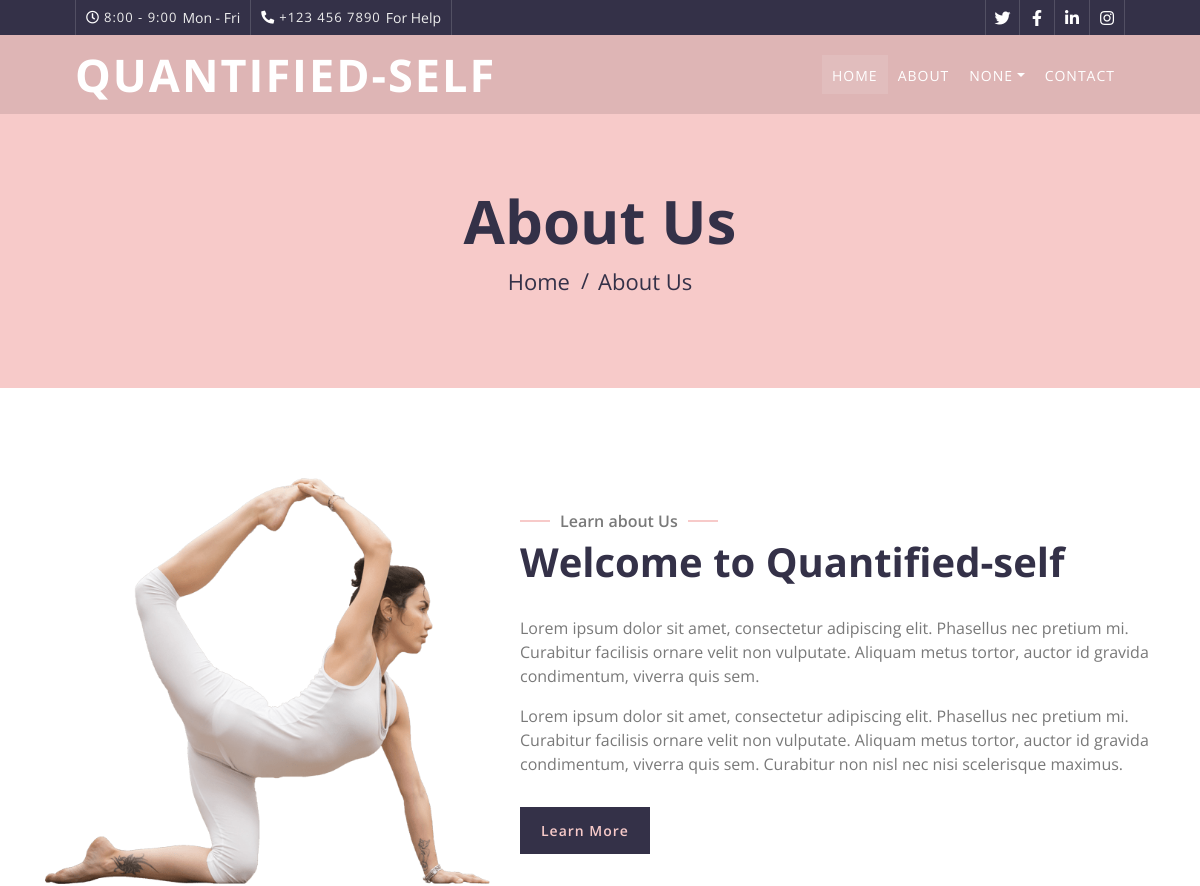
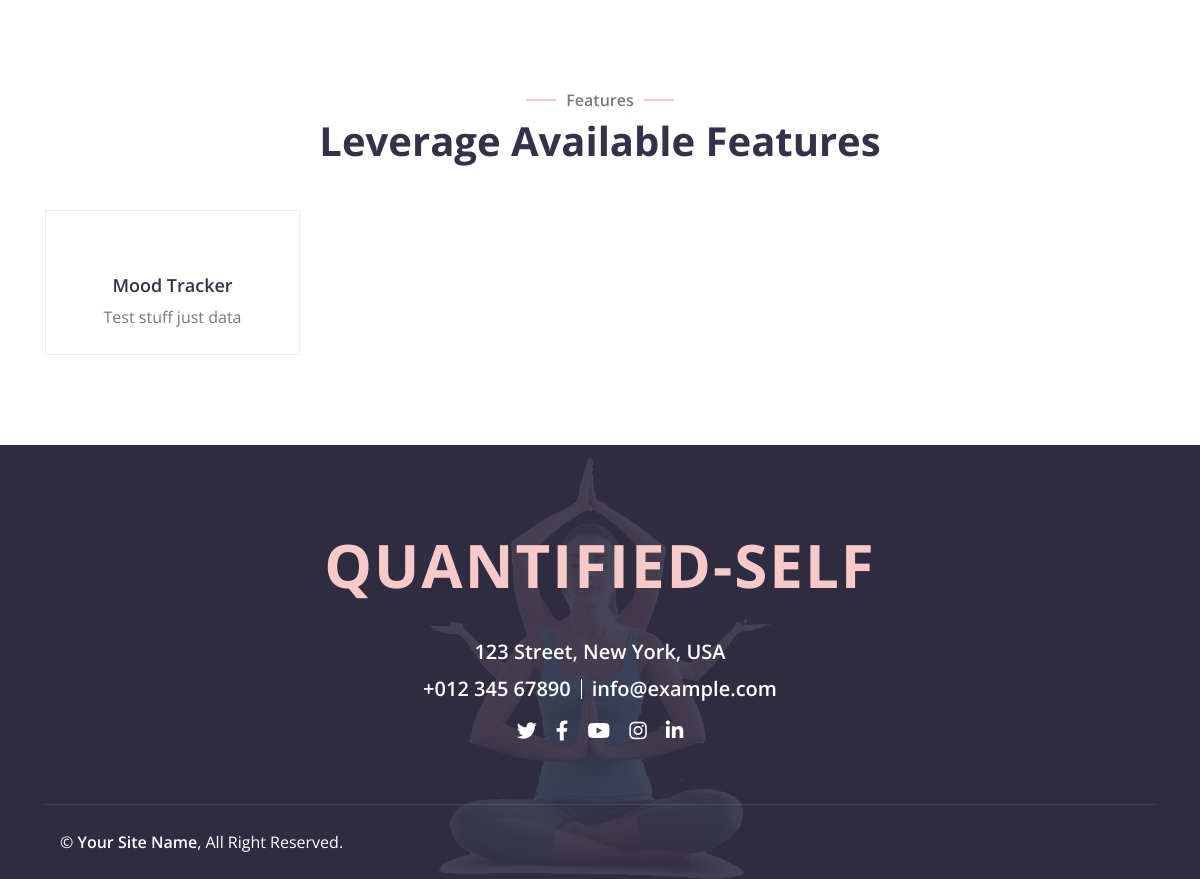
The page /about (signed in) on the database its author committed (2 pictures, top to bottom).
### app/models/user.py (models this page shows, shortened)
class User(UserMixin, db.Model):
    __tablename__ = 'users'
    id = db.Column(db.Integer, primary_key=True)
    confirmed = db.Column(db.Boolean, default=False)
    first_name = db.Column(db.String(64), index=True)
    last_name = db.Column(db.String(64), index=True)
    email = db.Column(db.String(64), unique=True, index=True)
    gender = db.Column(db.String(64), index=True)
    username = db.Column(db.String(64), index=True)
    area_code = db.Column(db.String(6), index=True)
    mobile_phone = db.Column(db.BigInteger, unique=True, index=True)
    summary_text = db.Column(db.Text)
    city = db.Column(db.String(64), index=True)
    state = db.Column(db.String(64), index=True)
    photos = db.relationship('Photo', backref='user',
                             lazy='dynamic')
    country = db.Column(db.String(64), index=True)
    password_hash = db.Column(db.String(128))
    role_id = db.Column(db.Integer, db.ForeignKey('roles.id', ondelete="CASCADE"))
    trackers = db.relationship('Tracker', backref='user', lazy='dynamic')
    created_at = db.Column(db.DateTime, default=datetime.date.today())
    updated_at = db.Column(db.DateTime, default=datetime.date.today())
    @property
    def password(self):
        raise AttributeError('`password` is not a readable attribute')

### app/models/tracker.py (models this page shows, shortened)
class TrackerCategory(db.Model):
    __tablename__ = 'category'
    id = db.Column(db.Integer, primary_key=True, index=True)
    title = db.Column(db.String(300), unique=True)
    description = db.Column(db.Text)
    tracker = db.relationship('Tracker', backref='category', lazy='dynamic')
    created_at = db.Column(db.DateTime, default=datetime.now())
    updated_at = db.Column(db.DateTime, default=func.now())

### app/blueprints/public/views.py (the view)
@public.route('/about')
def about():
    categories = TrackerCategory.query.all()
    return render_template('pages/about.html', categories=categories)

### app/models/user.py (called while the page is built)
@login_manager.user_loader
def load_user(user_id):
    return User.query.get(int(user_id))

### app/templates/pages/about.html (shortened to what this page needs)
{% extends "layouts/base.html" %}
{% block content %}
        <div class="page-header">
            <div class="container">
                <div class="row">
                    <div class="col-12">
                        <h2>About Us</h2>
                    </div>
                    <div class="col-12">
                        <a href="">Home</a>
                        <a href="">About Us</a>
                    </div>
                </div>
            </div>
        </div>
        <div class="about wow fadeInUp" data-wow-delay="0.1s">
            <div class="container">
                <div class="row align-items-center">
                    <div class="col-lg-5 col-md-6">
                        <div class="about-img">
                            <img src="img/about.png" alt="Image">
                        </div>
                    </div>
                    <div class="col-lg-7 col-md-6">
                        <div class="section-header text-left">
                            <p>Learn about Us</p>
                            <h2>Welcome to {{config.APP_NAME}}
                            </h2>
                        </div>
                        <div class="about-text">
                            <p>
                                Lorem ipsum dolor sit amet, consectetur adipiscing elit. Phasellus nec pretium mi. Curabitur facilisis ornare velit non vulputate. Aliquam metus tortor, auctor id gravida condimentum, viverra quis sem.
                            </p>
                            <p>
                                Lorem ipsum dolor sit amet, consectetur adipiscing elit. Phasellus nec pretium mi. Curabitur facilisis ornare velit non vulputate. Aliquam metus tortor, auctor id gravida condimentum, viverra quis sem. Curabitur non nisl nec nisi scelerisque maximus.
                            </p>
                            <a class="btn" href="">Learn More</a>
                        </div>
                    </div>
                </div>
            </div>
        </div>
        <div class="team">
            <div class="container">
                <div class="section-header text-center wow zoomIn" data-wow-delay="0.1s">
                    <p>Features</p>
                    <h2>Leverage Available Features</h2>
                </div>
                <div class="row">
                    {% for cat in categories %}
                    <div class="col-lg-3 col-md-6 wow fadeInUp" data-wow-delay="0.0s">
                        <div class="team-item">
                            <div class="team-img">
                                <div class="team-social">
                                </div>
                            </div>
                            <div class="team-text">
                                <h2>{{cat.title}}</h2>
                                <p>{{cat.description[:20]}}</p>
                            </div>
                        </div>
                    </div>
                   {% endfor %}
                </div>
            </div>
        </div>
{% endblock %}

### app/templates/layouts/base.html (shortened to what this page needs)
<!DOCTYPE html>
<html lang="en">
    <head>
        <link href="https://stackpath.bootstrapcdn.com/bootstrap/4.4.1/css/bootstrap.min.css" rel="stylesheet">
        <link href="https://cdnjs.cloudflare.com/ajax/libs/font-awesome/5.10.0/css/all.min.css" rel="stylesheet">
        <link href="/static/lib/animate/animate.min.css" rel="stylesheet">
        <link href="/static/lib/flaticon/font/flaticon.css" rel="stylesheet">
        <link href="/static/lib/owlcarousel/assets/owl.carousel.min.css" rel="stylesheet">
        <link href="/static/lib/lightbox/css/lightbox.min.css" rel="stylesheet">
        <link href="/static/css/style.css" rel="stylesheet">
    </head>
    <body>
        <div class="top-bar d-none d-md-block">
            <div class="container-fluid">
                <div class="row">
                    <div class="col-md-8">
                        <div class="top-bar-left">
                            <div class="text">
                                <i class="far fa-clock"></i>
                                <h2>8:00 - 9:00</h2>
                                <p>Mon - Fri</p>
                            </div>
                            <div class="text">
                                <i class="fa fa-phone-alt"></i>
                                <h2>+123 456 7890</h2>
                                <p>For Help</p>
                            </div>
                        </div>
                    </div>
                    <div class="col-md-4">
                        <div class="top-bar-right">
                            <div class="social">
                                <a href=""><i class="fab fa-twitter"></i></a>
                                <a href=""><i class="fab fa-facebook-f"></i></a>
                                <a href=""><i class="fab fa-linkedin-in"></i></a>
                                <a href=""><i class="fab fa-instagram"></i></a>
                            </div>
                        </div>
                    </div>
                </div>
            </div>
        </div>
        <div class="navbar navbar-expand-lg bg-dark navbar-dark">
            <div class="container-fluid">
                <a href="/" class="navbar-brand">{{config.APP_NAME}}</a>
                <div class="collapse navbar-collapse justify-content-between" id="navbarCollapse">
                    <div class="navbar-nav ml-auto">
                        <a href="/" class="nav-item nav-link active">Home</a>
                        <a href="/about" class="nav-item nav-link">About</a>
                        {% if current_user.is_authenticated %}
                        <div class="nav-item dropdown">
                            <a href="#" class="nav-link dropdown-toggle" data-toggle="dropdown">{{current_user.username}}</a>
                        </div>
                        {% endif %}
                        <a href="/contact" class="nav-item nav-link">Contact</a>
                    </div>
                </div>
            </div>
        </div>
      {% block content %}
      {% endblock %}
 <div class="footer wow fadeIn" data-wow-delay="0.3s">
    <div class="container-fluid">
        <div class="container">
            <div class="footer-info">
                <a href="/" class="footer-logo">{{config.APP_NAME}}</a>
                <h3>123 Street, New York, USA</h3>
                <div class="footer-menu">
                    <p>+012 345 67890</p>
                    <p>info@example.com</p>
                </div>
                <div class="footer-social">
                    <a href=""><i class="fab fa-twitter"></i></a>
                    <a href=""><i class="fab fa-facebook-f"></i></a>
                    <a href=""><i class="fab fa-youtube"></i></a>
                    <a href=""><i class="fab fa-instagram"></i></a>
                    <a href=""><i class="fab fa-linkedin-in"></i></a>
                </div>
            </div>
        </div>
        <div class="container copyright">
            <div class="row">
                <div class="col-md-6">
                    <p>&copy; <a href="#">Your Site Name</a>, All Right Reserved.</p>
                </div>
                <div class="col-md-6">
                </div>
            </div>
        </div>
    </div>
</div>
</body>
</html>

### rows shown on the page
User: username "NONE"
TrackerCategory: title "Mood Tracker", description "Test stuff just data"

### other values the page prints
{{ config.APP_NAME }} "QUANTIFIED-SELF"
{{ config.APP_NAME }} "Quantified-self"
